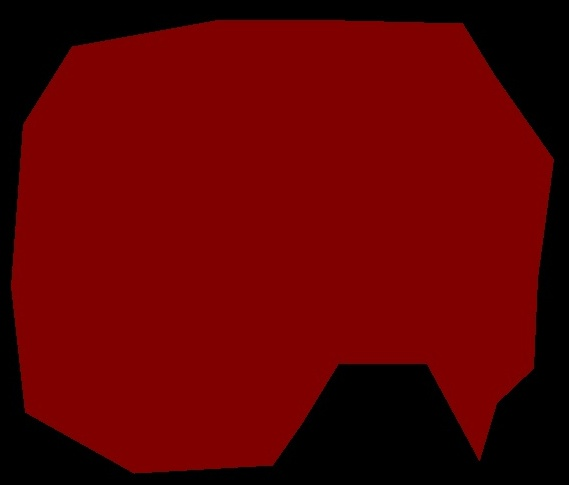
#> input picture 医院项目/2022.1-2022.6/二值化并筛选/背景黑色/1.jpg, 569 x 485 px
$ python hongse.py
#> lines starting #> are read from the running program, lines starting #| are printed output that depends on the picture; after the words box and inside, x2 and y2 are one past the last pixel; in counts of white or black regions, pixels touching at a corner belong together
import cv2
import numpy as np

img = cv2.imread('1.jpg') # 读取照片
#> img is the input picture: shape (485, 569, 3); mean B, G, R 0.3, 0.2, 93.3

#cv2.imshow('img', img) # 显示图像
#cv2.waitKey(0) # 窗口等待的命令，0表示无限等待

rows, cols, channels = img.shape
#> rows = 485; cols = 569; channels = 3
print(rows, cols, channels)
#| 485 569 3

img2 = cv2.resize(img, None, fx=0.5, fy = 0.5)

rows, cols, channels = img2.shape
#> rows = 242; cols = 284
print(rows, cols, channels)
#| 242 284 3
cv2.imshow('img', img2)
cv2.waitKey(0)
hsv = cv2.cvtColor(img2, cv2.COLOR_BGR2HSV)
#> hsv: shape (242, 284, 3); mean H, S, V 5.1, 200.8, 93.7

#cv2.imshow('hsv',hsv)
#cv2.waitKey(0)


lower_blue=np.array([0,10,46])
upper_blue=np.array([180,255,255])
mask = cv2.inRange(hsv, lower_blue, upper_blue)
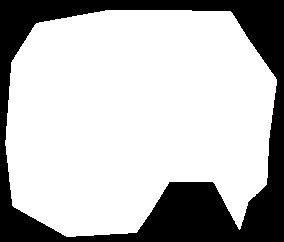
#> mask: shape (242, 284); 73.4% white; 1 black region, box (x1, y1, x2, y2) and area: (0, 0, 284, 242) 18250

mask_tmp = cv2.inRange(hsv, lower_blue, upper_blue)

cv2.imshow('mask',mask)
cv2.waitKey(0)
cv2.imwrite('8.jpg',mask)

# 遍历每个像素点，进行颜色的替换
for i in range(rows):
  for j in range(cols):
    if mask[i,j]==255: # 像素点: 255 = 白色
      img2[i,j]=(0,0,255) # 白色 -> 红色
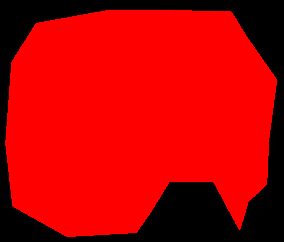
#> img2: shape (242, 284, 3); mean B, G, R 0.1, 0, 187.6
      # [5 lines of commented-out code are left out]

cv2.imshow('img', img2)
cv2.waitKey(0)
